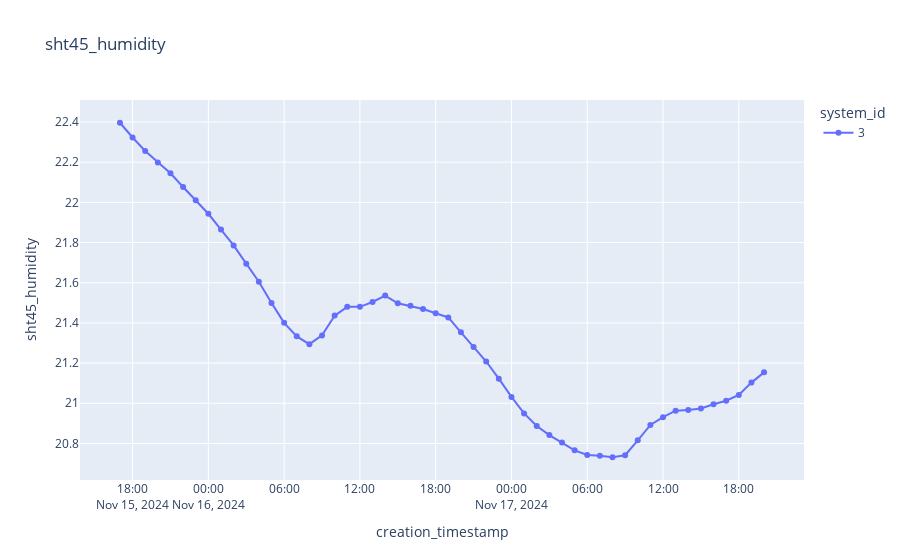

Notebook code for this chart:
### Code cell
plot_sensor_measurement(df,sensor_id,col_name="sht45_humidity",filter=filter)
